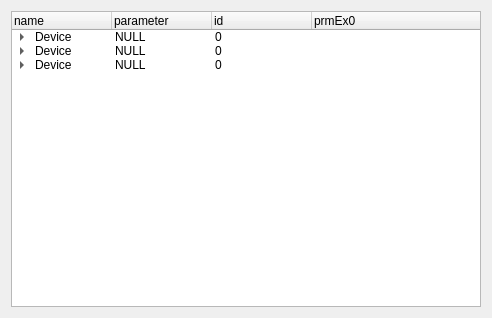
<?xml version="1.0" encoding="UTF-8"?>
<ui version="4.0">
 <class>Form</class>
 <widget class="QWidget" name="Form">
  <property name="geometry">
   <rect>
    <x>0</x>
    <y>0</y>
    <width>492</width>
    <height>318</height>
   </rect>
  </property>
  <property name="windowTitle">
   <string>Form</string>
  </property>
  <layout class="QVBoxLayout" name="verticalLayout">
   <item>
    <widget class="QTreeWidget" name="treeWidget">
     <column>
      <property name="text">
       <string>name</string>
      </property>
     </column>
     <column>
      <property name="text">
       <string>parameter</string>
      </property>
     </column>
     <column>
      <property name="text">
       <string>id</string>
      </property>
     </column>
     <column>
      <property name="text">
       <string>prmEx0</string>
      </property>
     </column>
     <item>
      <property name="text">
       <string>Device</string>
      </property>
      <property name="text">
       <string>NULL</string>
      </property>
      <property name="text">
       <string>0</string>
      </property>
      <property name="text">
       <string/>
      </property>
      <item>
       <property name="text">
        <string>RnNet</string>
       </property>
       <property name="text">
        <string>1</string>
       </property>
       <property name="text">
        <string>0</string>
       </property>
       <property name="text">
        <string>240</string>
       </property>
       <item>
        <property name="text">
         <string>SD6x</string>
        </property>
        <property name="text">
         <string>6</string>
        </property>
        <property name="text">
         <string/>
        </property>
        <property name="text">
         <string/>
        </property>
        <item>
         <property name="text">
          <string>SD61</string>
         </property>
         <property name="text">
          <string>6</string>
         </property>
         <property name="text">
          <string>21000541</string>
         </property>
         <property name="text">
          <string/>
         </property>
         <item>
          <property name="text">
           <string>V129</string>
          </property>
          <property name="text">
           <string>NULL</string>
          </property>
          <property name="text">
           <string>0</string>
          </property>
          <property name="text">
           <string/>
          </property>
         </item>
        </item>
       </item>
      </item>
     </item>
     <item>
      <property name="text">
       <string>Device</string>
      </property>
      <property name="text">
       <string>NULL</string>
      </property>
      <property name="text">
       <string>0</string>
      </property>
      <property name="text">
       <string/>
      </property>
      <item>
       <property name="text">
        <string>RnNet</string>
       </property>
       <property name="text">
        <string>1</string>
       </property>
       <property name="text">
        <string>0</string>
       </property>
       <property name="text">
        <string>241</string>
       </property>
       <item>
        <property name="text">
         <string>SD6x</string>
        </property>
        <property name="text">
         <string>6</string>
        </property>
        <property name="text">
         <string/>
        </property>
        <property name="text">
         <string/>
        </property>
        <item>
         <property name="text">
          <string>SD61</string>
         </property>
         <property name="text">
          <string>6</string>
         </property>
         <property name="text">
          <string>21000541</string>
         </property>
         <property name="text">
          <string/>
         </property>
         <item>
          <property name="text">
           <string>V129</string>
          </property>
          <property name="text">
           <string>NULL</string>
          </property>
          <property name="text">
           <string>0</string>
          </property>
          <property name="text">
           <string/>
          </property>
         </item>
        </item>
       </item>
      </item>
     </item>
     <item>
      <property name="text">
       <string>Device</string>
      </property>
      <property name="text">
       <string>NULL</string>
      </property>
      <property name="text">
       <string>0</string>
      </property>
      <property name="text">
       <string/>
      </property>
      <item>
       <property name="text">
        <string>RnNet</string>
       </property>
       <property name="text">
        <string>1</string>
       </property>
       <property name="text">
        <string>0</string>
       </property>
       <property name="text">
        <string>242</string>
       </property>
       <item>
        <property name="text">
         <string>SD6x</string>
        </property>
        <property name="text">
         <string>6</string>
        </property>
        <property name="text">
         <string/>
        </property>
        <property name="text">
         <string/>
        </property>
        <item>
         <property name="text">
          <string>SD61</string>
         </property>
         <property name="text">
          <string>6</string>
         </property>
         <property name="text">
          <string>21000541</string>
         </property>
         <property name="text">
          <string/>
         </property>
         <item>
          <property name="text">
           <string>V129</string>
          </property>
          <property name="text">
           <string>NULL</string>
          </property>
          <property name="text">
           <string>0</string>
          </property>
          <property name="text">
           <string/>
          </property>
         </item>
        </item>
       </item>
      </item>
     </item>
    </widget>
   </item>
  </layout>
 </widget>
 <resources/>
 <connections/>
</ui>
